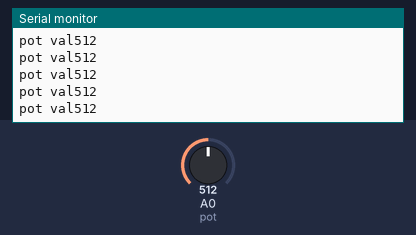
The sketch below on a simulated Arduino Uno, built with avr-gcc and run on an emulated ATmega328P. Parts: the last lines printed to the serial monitor. Inputs (shaded band) come from the test bench; at power-on: A0 (pot) = 512.

Above: at 1.2 s.
1.3 s: A0 (pot) set to 11
At 2.2 s:
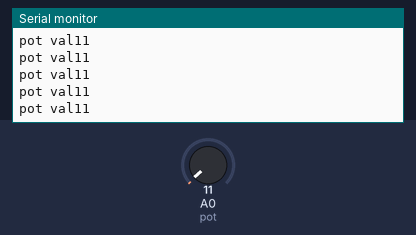
2.8 s: A0 (pot) set to 8
At 3.9 s:
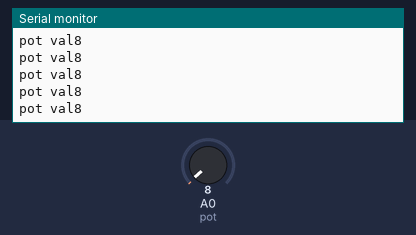
Timing chart, 0 to 5.8 s (numbered marks = the images above; inputs shaded):
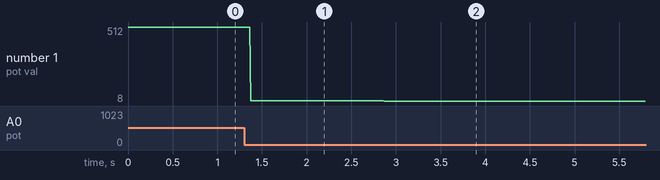

Measured:
- after the input at 1.3 s, the serial monitor: prints a new line after 0.07 s (image 1)
- after the input at 2.8 s, the serial monitor: prints a new line after 0.07 s (image 2)
- plotted number 1: 512 → 11 after the input at 1.3 s, 11 → 8 after the input at 2.8 s

The sketch:

dars.ino
```cpp
int pot=A0;
void setup() {
  pinMode(pot,INPUT);
  Serial.begin(9600);

  // put your setup code here, to run once:

}

void loop() {
  int vol=analogRead(pot);
  Serial.print("pot val");
  Serial.println(vol);
  // put your main code here, to run repeatedly:

}
```
